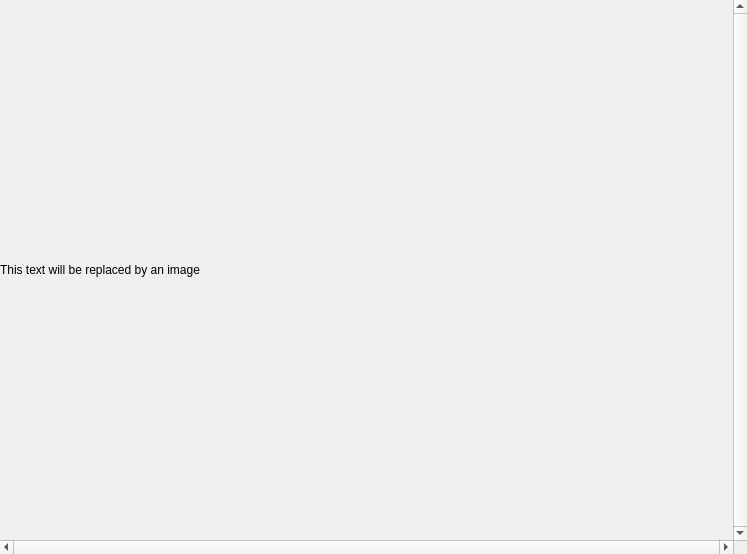
<?xml version="1.0" encoding="UTF-8"?>
<ui version="4.0">
 <class>ImageDisplayDialog</class>
 <widget class="QDialog" name="ImageDisplayDialog">
  <property name="geometry">
   <rect>
    <x>0</x>
    <y>0</y>
    <width>747</width>
    <height>554</height>
   </rect>
  </property>
  <property name="windowTitle">
   <string>Dialog</string>
  </property>
  <layout class="QHBoxLayout" name="horizontalLayout">
   <property name="leftMargin">
    <number>0</number>
   </property>
   <property name="topMargin">
    <number>0</number>
   </property>
   <property name="rightMargin">
    <number>0</number>
   </property>
   <property name="bottomMargin">
    <number>0</number>
   </property>
   <item>
    <widget class="QScrollArea" name="scrollArea">
     <property name="frameShape">
      <enum>QFrame::NoFrame</enum>
     </property>
     <property name="verticalScrollBarPolicy">
      <enum>Qt::ScrollBarAlwaysOn</enum>
     </property>
     <property name="horizontalScrollBarPolicy">
      <enum>Qt::ScrollBarAlwaysOn</enum>
     </property>
     <property name="widgetResizable">
      <bool>true</bool>
     </property>
     <widget class="QWidget" name="scrollAreaWidgetContents">
      <property name="geometry">
       <rect>
        <x>0</x>
        <y>0</y>
        <width>731</width>
        <height>538</height>
       </rect>
      </property>
      <layout class="QHBoxLayout" name="horizontalLayout_2">
       <property name="leftMargin">
        <number>0</number>
       </property>
       <property name="topMargin">
        <number>0</number>
       </property>
       <property name="rightMargin">
        <number>0</number>
       </property>
       <property name="bottomMargin">
        <number>0</number>
       </property>
       <item>
        <widget class="QLabel" name="imgDisplayLabel">
         <property name="text">
          <string>This text will be replaced by an image</string>
         </property>
        </widget>
       </item>
      </layout>
     </widget>
    </widget>
   </item>
  </layout>
 </widget>
 <resources/>
 <connections/>
</ui>
